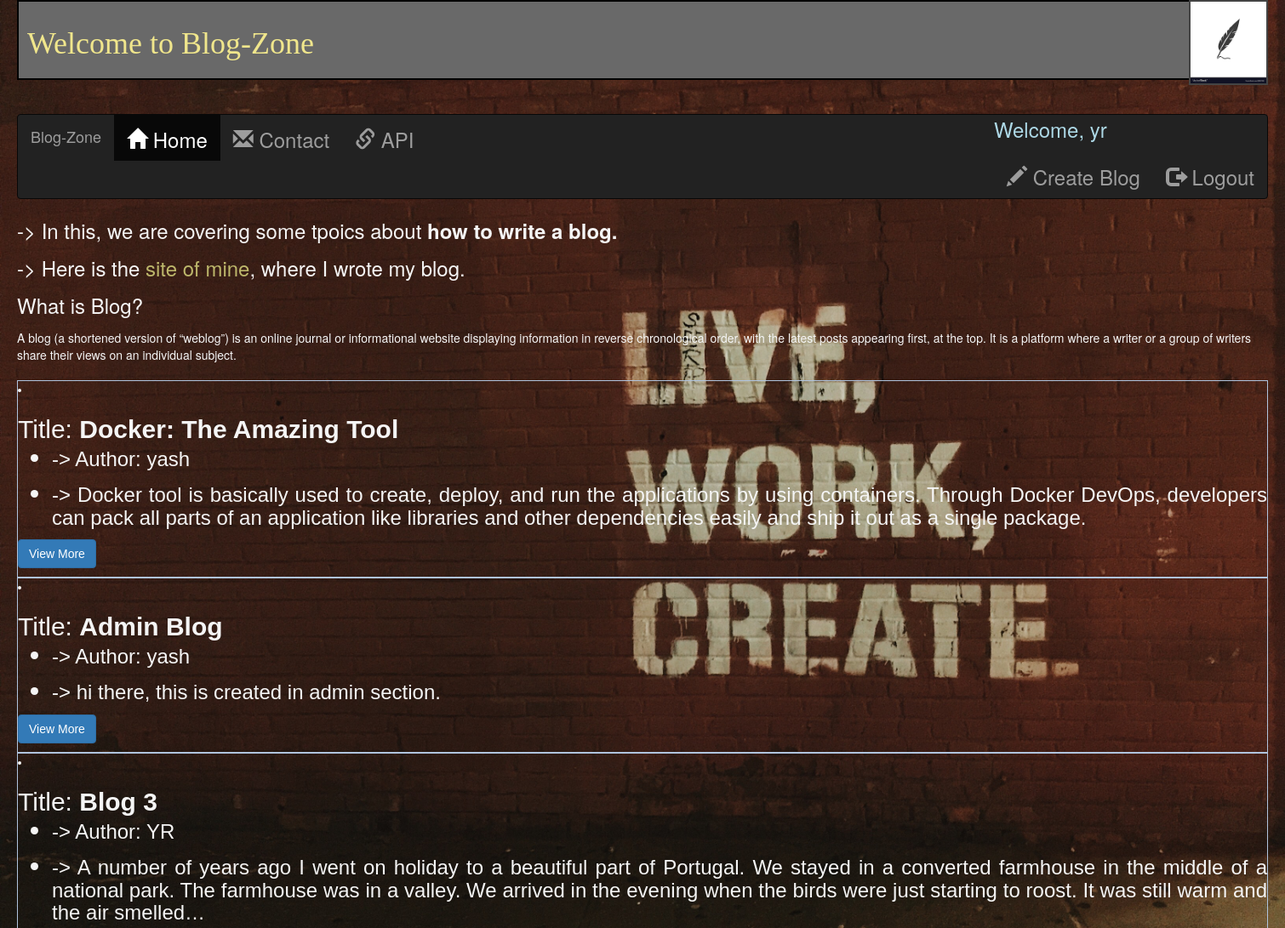
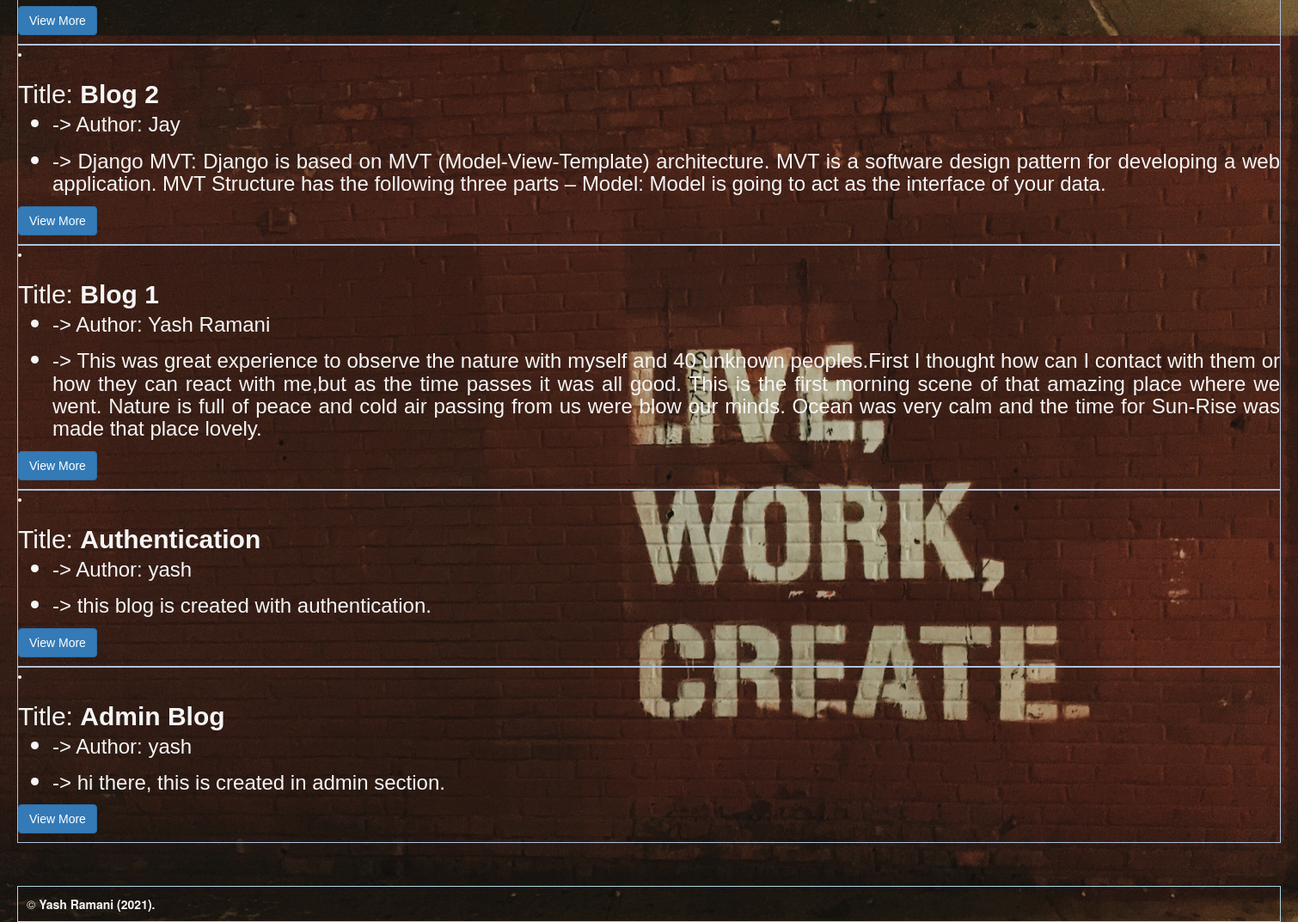
The app's page / (signed in) with its own data (2 pictures, top to bottom).
### blog/models.py (models this page shows, shortened)
class createBlog(models.Model):
    input = models.TextField()
    title = models.CharField(max_length=50)
    slug = models.SlugField(max_length=255, null=True, blank=True)
    author = models.CharField(max_length=20)
    image = models.ImageField(blank=True, null=True)
    file = models.FileField(blank=True, null=True)

### blog/views.py (the view)
# urls.py: path('', HomePageView.as_view(), name='index'),
class HomePageView(ListView):
    template_name = "index.html"
    model = createBlog
    ordering = ['-id']

### blog/templates/index.html (shortened to what this page needs)
{% load crispy_forms_tags %}
<!DOCTYPE html>
<html lang="en">
<head>
    <link rel="stylesheet" href="https://maxcdn.bootstrapcdn.com/bootstrap/3.4.1/css/bootstrap.min.css">
  <link rel='stylesheet' href="static/blog.css">
</head>
<body style="background-image: url('/static/image7.jpg'); background-size: cover;">
    <div class="container">
        <div class='index-header' style="background-color: dimgrey; color:khaki; font-family:'cursive'">
            <h1 id='header1'><img id="header-image" src="/static/download.png"> Welcome to Blog-Zone</h1>
        </div>
            <br><br>
            <nav class="navbar navbar-inverse">
                <div class="container-fluid">
                  <div class="navbar-header">
                    <a class="navbar-brand" href="">Blog-Zone</a>
                  </div>
                  <ul class="nav navbar-nav">
                    <li class="active"><a href=""><span class="glyphicon glyphicon-home"></span> Home </a></li>
                    <li><a href="contact/"><span class="glyphicon glyphicon-envelope"></span> Contact </a></li>
                    <li><a href="api/"><span class="	glyphicon glyphicon-link"></span> API </a></li>
                  </ul>
                  <ul class="nav navbar-nav navbar-right">
                    {% if user.is_authenticated %}
                        <p style="color: lightblue;">Welcome, {{user}}</p>
                      <li><a href="createblog/"><span class="glyphicon glyphicon-pencil"></span> Create Blog </a></li>
                      <li><a href="{% url 'logout' %}"><span class="glyphicon glyphicon-log-out"></span> Logout </a></li>
                    {% else %}
                      <li><a href="{% url 'signup' %}"><span class="glyphicon glyphicon-user"></span> Sign Up </a></li>
                      <li><a href="{% url 'login' %}"><span class="glyphicon glyphicon-log-in"></span> Login </a></li>
                    {% endif %}
                  </ul>
                </div>
              </nav>
        <div class="body" style="color:whitesmoke;">
            <p>-> In this, we are covering some tpoics about <b>how to write a blog.</b> </p>
            <p>-> Here is the <a href='https://dwarkadairies.blogspot.com/' style="color: darkkhaki;" target="_blank">site of mine</a>, where
                I wrote my blog.</p>
            <p>What is Blog?</p>
            <address>A blog (a shortened version of “weblog”) is an online journal or informational website displaying
                information in reverse chronological order, with the latest posts appearing first, at the top. It is a
                platform where a writer or a group of writers share their views on an individual subject.</address>
                <div class="data" style="font-family:Verdana, Geneva, Tahoma, sans-serif;">
                  {% for data in object_list %}
                      <li style="border: solid 1px lightsteelblue;"> <h2 style="text-align:justify;"> Title: <strong>{{ data.title }}</strong>
                        <ul>
                          <li>
                            <p> -> Author: {{data.author}} </p>
                          </li>
                          <li>
                            <p> -> {{data.input}} </p>
                          </li>
                        </ul>
                        <a href="/post/{{ data.slug }}" class="btn btn-primary">View More</a>
                    </h2> </li>
                  {% endfor %}
                  </div>
        </div><br><br>
        <footer style="color: whitesmoke; border: solid 1px lightblue; padding: 10px;">
            &copy; <b>Yash Ramani (2021).</b>
        </footer>
    </div>
</body>
</html>

### blog/static/blog.css (style rules this page uses)
.container { width: 1500px; height: 1000px; margin: 0 auto; }
.index-header { font-family: Verdana, Geneva, Tahoma, sans-serif; padding: 10px; border: solid 2px black; }
nav { font-size: x-large; }
#header-image { float: right; height: 100px; border: solid 2px #444; position: relative; top: -32px; right: -12px; }
p { font-size: x-large; }

### records on screen
createBlog: title "Docker: The Amazing Tool", author "yash", input "Docker tool is basically used to create, deploy, and run the applications by using containers. Through Docker DevOps, developers can pack all parts of an application like libraries and other dependencies easily and ship it out as a single package."
createBlog: title "Admin Blog", author "yash", input "hi there, this is created in admin section."
createBlog: title "Blog 3", author "YR", input "A number of years ago I went on holiday to a beautiful part of Portugal. We stayed in a converted farmhouse in the middle of a national park. The farmhouse was in a valley. We arrived in the evening when the birds were just starting to roost. It was still warm and the air smelled…"
createBlog: title "Blog 2", author "Jay", input "Django MVT: Django is based on MVT (Model-View-Template) architecture. MVT is a software design pattern for developing a web application. MVT Structure has the following three parts – Model: Model is going to act as the interface of your data."
createBlog: title "Blog 1", author "Yash Ramani", input "This was great experience to observe the nature with myself and 40 unknown peoples.First I thought how can I contact with them or how they can react with me,but as the time passes it was all good. This is the first morning scene of that amazing place where we went. Nature is full of peace and cold air passing from us were blow our minds. Ocean was very calm and the time for Sun-Rise was made that place lovely."
createBlog: title "Authentication", author "yash", input "this blog is created with authentication."
createBlog: title "Admin Blog", author "yash", input "hi there, this is created in admin section."

### other values on screen
{{ user }} "yr"
